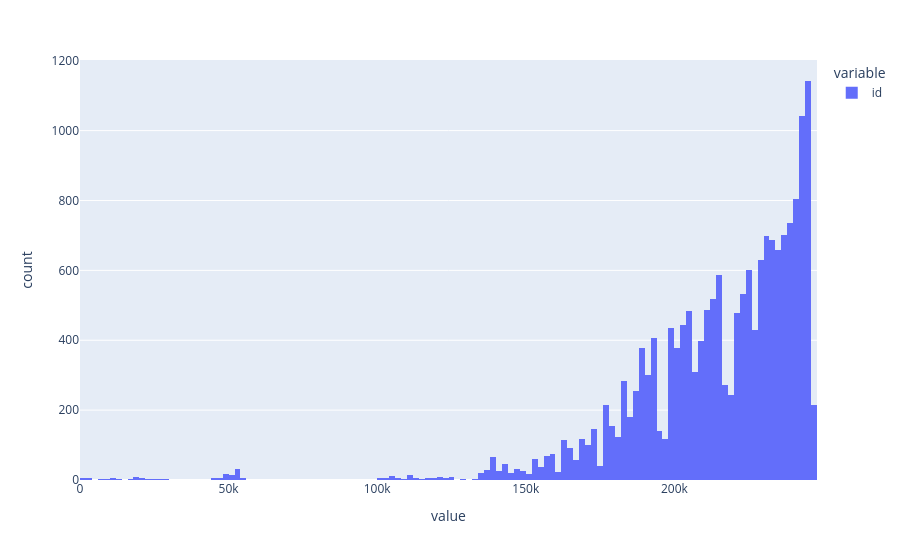
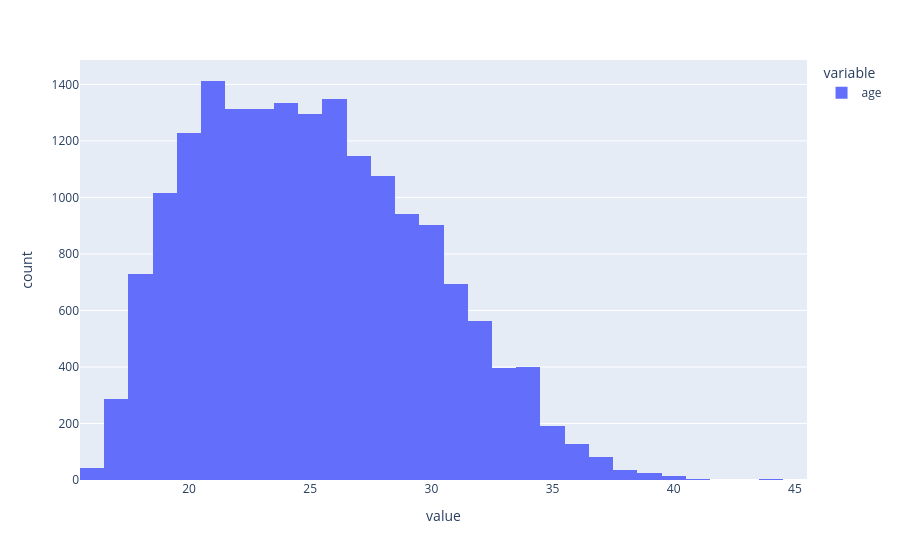
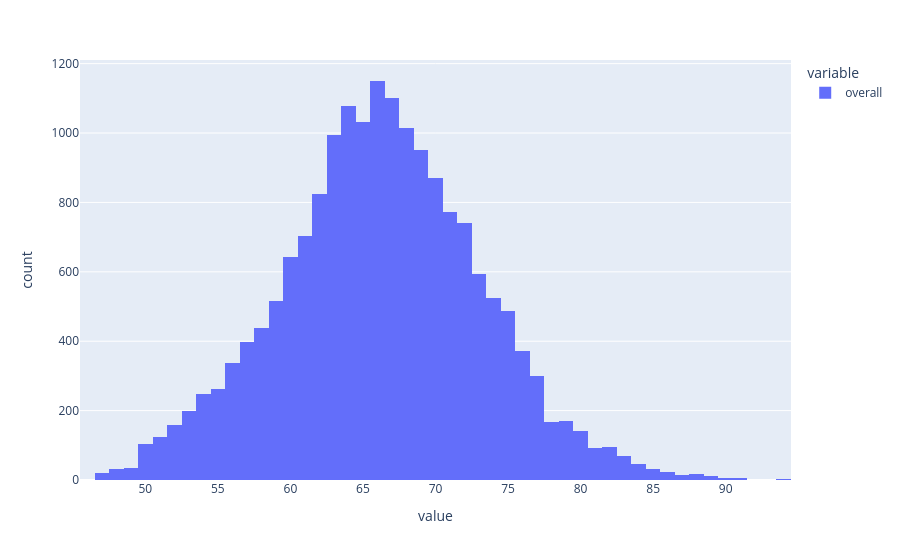
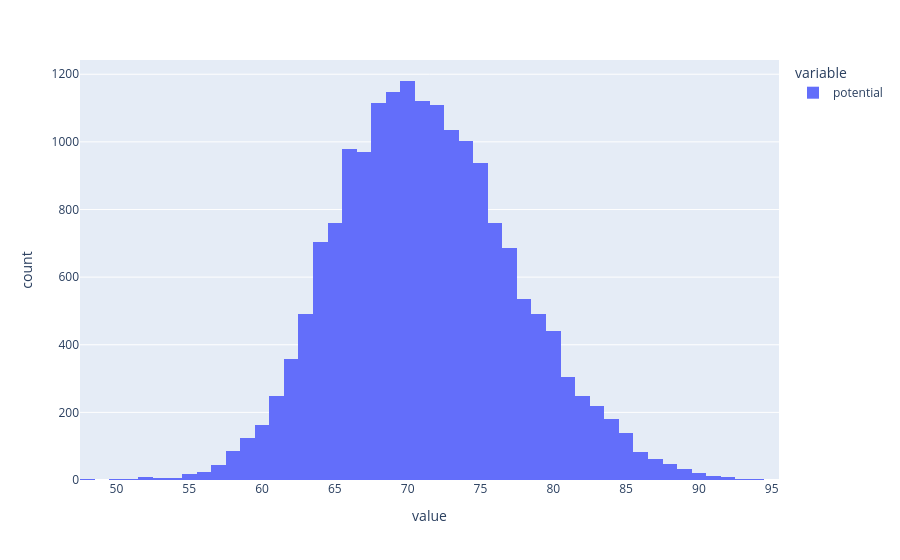

The notebook cell saved with these charts, in order:
### Code cell
for col in num_cols:
    px.histogram(df[col]).show()

### Figure 1 — Plotly figure (JSON) as saved in the notebook; plotly's stock layout.template omitted (floating-point values rounded to 4 significant figures; data arrays with more than 128 entries replaced by an {"elided": "..."} marker saying what was removed)
{"data": [{"alignmentgroup": "True", "bingroup": "x", "hovertemplate": "variable=id<br>value=%{x}<br>count=%{y}<extra></extra>", "legendgroup": "id", "marker": {"color": "#636efa", "pattern": {"shape": ""}}, "name": "id", "offsetgroup": "id", "orientation": "v", "showlegend": true, "type": "histogram", "x": {"elided": "17918 int values"}, "xaxis": "x", "yaxis": "y"}], "layout": {"barmode": "relative", "legend": {"title": {"text": "variable"}, "tracegroupgap": 0}, "margin": {"t": 60}, "xaxis": {"anchor": "y", "domain": [0, 1], "title": {"text": "value"}}, "yaxis": {"anchor": "x", "domain": [0, 1], "title": {"text": "count"}}}}

### Figure 2 — Plotly figure (JSON) as saved in the notebook; plotly's stock layout.template omitted (floating-point values rounded to 4 significant figures; data arrays with more than 128 entries replaced by an {"elided": "..."} marker saying what was removed)
{"data": [{"alignmentgroup": "True", "bingroup": "x", "hovertemplate": "variable=age<br>value=%{x}<br>count=%{y}<extra></extra>", "legendgroup": "age", "marker": {"color": "#636efa", "pattern": {"shape": ""}}, "name": "age", "offsetgroup": "age", "orientation": "v", "showlegend": true, "type": "histogram", "x": {"elided": "17918 int values"}, "xaxis": "x", "yaxis": "y"}], "layout": {"barmode": "relative", "legend": {"title": {"text": "variable"}, "tracegroupgap": 0}, "margin": {"t": 60}, "xaxis": {"anchor": "y", "domain": [0, 1], "title": {"text": "value"}}, "yaxis": {"anchor": "x", "domain": [0, 1], "title": {"text": "count"}}}}

### Figure 3 — Plotly figure (JSON) as saved in the notebook; plotly's stock layout.template omitted (floating-point values rounded to 4 significant figures; data arrays with more than 128 entries replaced by an {"elided": "..."} marker saying what was removed)
{"data": [{"alignmentgroup": "True", "bingroup": "x", "hovertemplate": "variable=overall<br>value=%{x}<br>count=%{y}<extra></extra>", "legendgroup": "overall", "marker": {"color": "#636efa", "pattern": {"shape": ""}}, "name": "overall", "offsetgroup": "overall", "orientation": "v", "showlegend": true, "type": "histogram", "x": {"elided": "17918 int values"}, "xaxis": "x", "yaxis": "y"}], "layout": {"barmode": "relative", "legend": {"title": {"text": "variable"}, "tracegroupgap": 0}, "margin": {"t": 60}, "xaxis": {"anchor": "y", "domain": [0, 1], "title": {"text": "value"}}, "yaxis": {"anchor": "x", "domain": [0, 1], "title": {"text": "count"}}}}

### Figure 4 — Plotly figure (JSON) as saved in the notebook; plotly's stock layout.template omitted (floating-point values rounded to 4 significant figures; data arrays with more than 128 entries replaced by an {"elided": "..."} marker saying what was removed)
{"data": [{"alignmentgroup": "True", "bingroup": "x", "hovertemplate": "variable=potential<br>value=%{x}<br>count=%{y}<extra></extra>", "legendgroup": "potential", "marker": {"color": "#636efa", "pattern": {"shape": ""}}, "name": "potential", "offsetgroup": "potential", "orientation": "v", "showlegend": true, "type": "histogram", "x": {"elided": "17918 int values"}, "xaxis": "x", "yaxis": "y"}], "layout": {"barmode": "relative", "legend": {"title": {"text": "variable"}, "tracegroupgap": 0}, "margin": {"t": 60}, "xaxis": {"anchor": "y", "domain": [0, 1], "title": {"text": "value"}}, "yaxis": {"anchor": "x", "domain": [0, 1], "title": {"text": "count"}}}}
